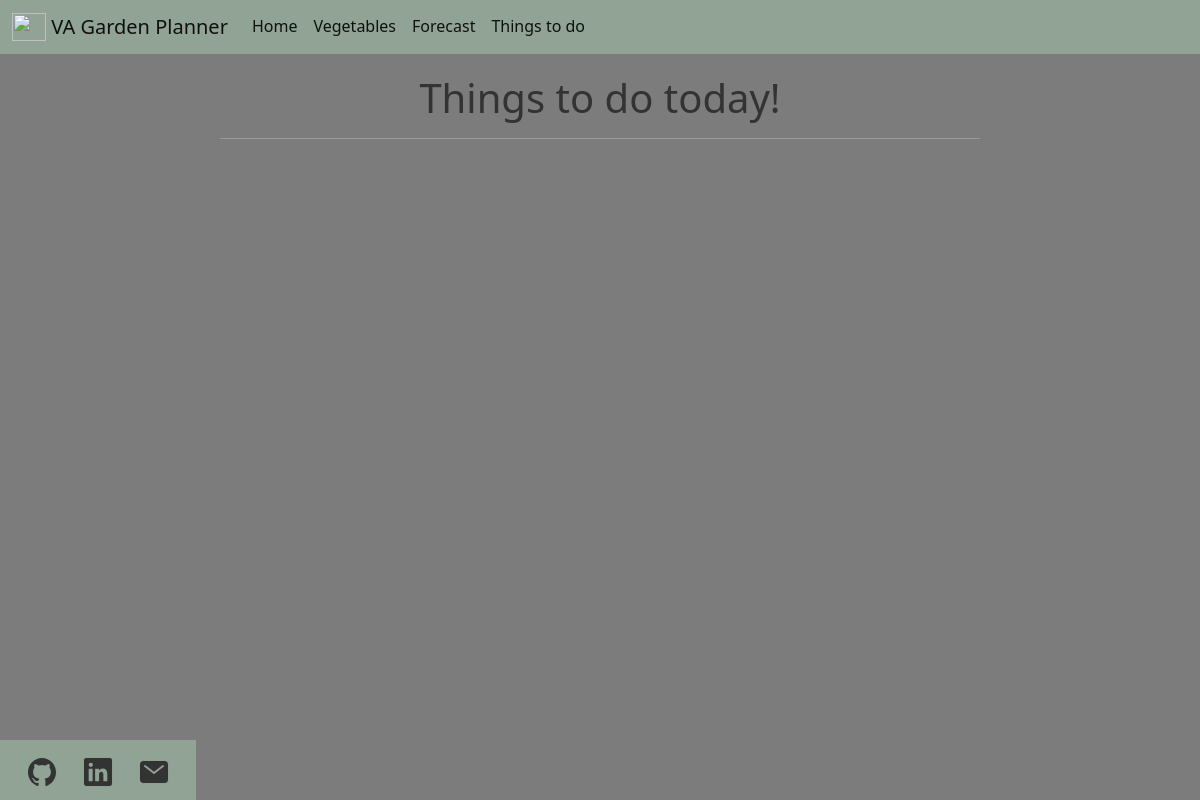
/todays-tasks, run on an earlier commit of the app's database.
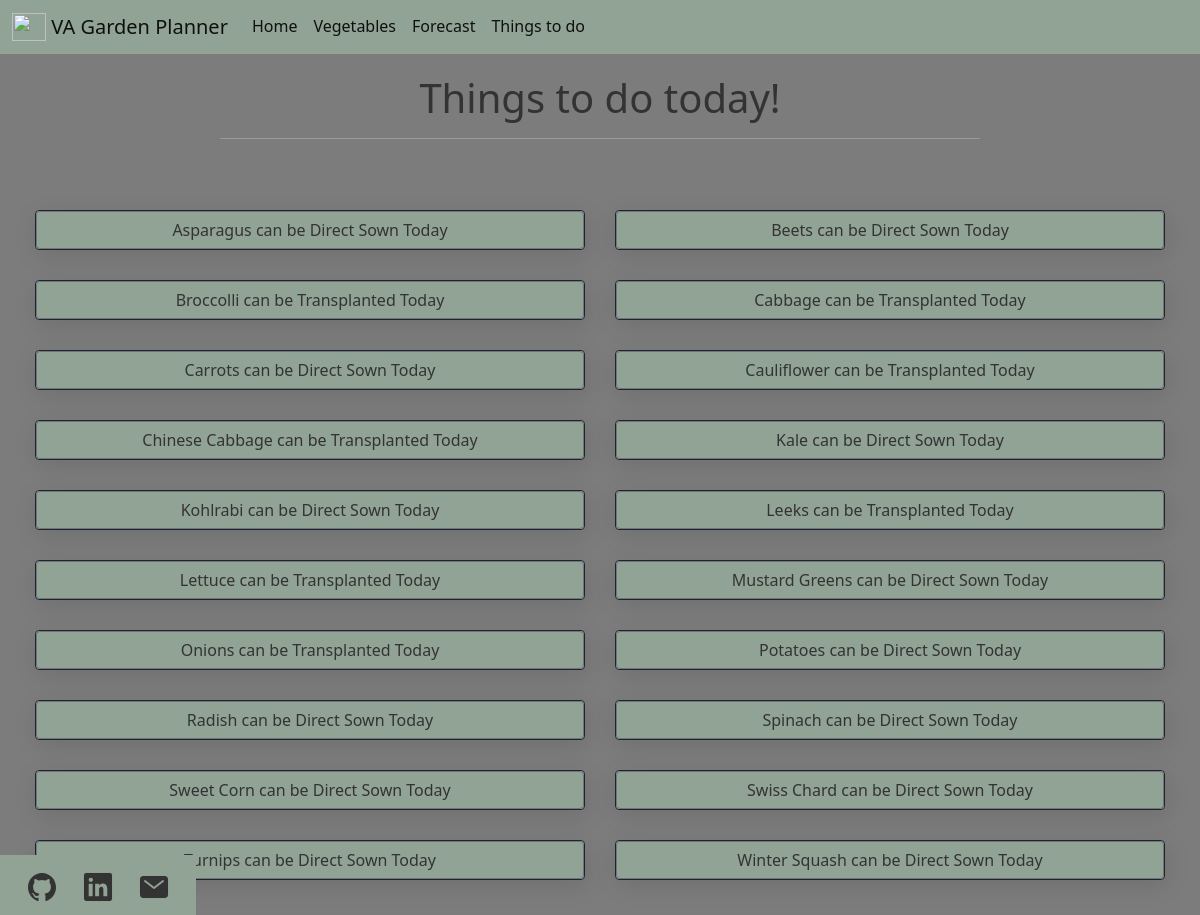
And on a later commit of the database.
### app.py (models this page shows)
class Garden_DB(db.Model):
    id = db.Column(db.Integer, primary_key=True)
    vegetable = db.Column(db.String(200), nullable=False)
    sow_type = db.Column(db.String)  # Direct, Indoors, key used to filter later
    harvest_days = db.Column(db.Integer)  # How many days to harvest
    plant_spacing = db.Column(db.Integer)  # Inches between plants
    seed_depth = db.Column(db.Integer)  # Inches for seed depth
    sow_window_start = db.Column(db.String)  # Window to sow, regardless of sow type
    sow_window_end = db.Column(db.String)  # Window to sow, regardless of sow type
    transplant_window_start = db.Column(db.String)  # Window to transplant if applicable
    transplant_window_end = db.Column(db.String)  # Window to transplant if applicable
    harvest_window_start = db.Column(db.String)  # Window to harvest
    harvest_window_end = db.Column(db.String)  # Window to harvest
    vegetable_picture_url = db.Column(db.String)  # Public URL for vegetable picture
    date_created = db.Column(db.DateTime, default=datetime.utcnow)

### app.py (the view)
@app.route("/todays-tasks", methods=["GET"])
def display_tasks():
    today = date.today()
    vegetable_list = Garden_DB.query.order_by(Garden_DB.vegetable).all()
    render_task_dict = {}
    for item in vegetable_list:
        sow_type = item.sow_type
        if sow_type == "Direct":
            window_start = item.sow_window_start
            window_end = item.sow_window_end
            window_start_transfrom = datetime.strptime(window_start, "%Y-%m-%d").date()
            window_end_transfrom = datetime.strptime(window_end, "%Y-%m-%d").date()
        else:
            window_start = item.transplant_window_start
            window_end = item.transplant_window_end
            window_start_transfrom = datetime.strptime(window_start, "%Y-%m-%d").date()
            window_end_transfrom = datetime.strptime(window_end, "%Y-%m-%d").date()
        harvest_window_start = item.harvest_window_start
        harvest_window_end = item.harvest_window_end
        harvest_start_transfrom = datetime.strptime(
            harvest_window_start, "%Y-%m-%d"
        ).date()
        harvest_end_transfrom = datetime.strptime(harvest_window_end, "%Y-%m-%d").date()
        if window_start_transfrom <= today <= window_end_transfrom:
            render_task_dict[item.vegetable] = sow_type
        elif harvest_start_transfrom <= today <= harvest_end_transfrom:
            render_task_dict[item.vegetable] = "Harvest"
    return render_template("todays-tasks.html", tasks=render_task_dict)

### templates/todays-tasks.html
{% extends 'base.html' %}
{% block body %}
<section class="container">
    <h1>Things to do today!</h1>
    <hr>
</section>
<section class="flex-container">
    {% for key, value in tasks.items() %}
    <div class="col-lg-6 col-md-6 col-sm-6 col-xs-6">
        <div class="card border border-dark">
            {% if value == "Direct" %}
            <a href="/list/{{ key }}" class="btn btn-secondary" role="button"> {{ key }} can be Direct Sown Today
            </a>
            {% elif value == "Transplant" %}
            <a href="/list/{{ key }}" class="btn btn-secondary" role="button"> {{ key }} can be Transplanted Today
            </a>
            {% elif value == "Harvest" %}
            <a href="/list/{{ key }}" class="btn btn-secondary" role="button"> {{ key }} can be Harvested Today
            </a>
            {% endif %}
        </div>
    </div>
    {% endfor %}
</section>
{% endblock %}

What changed in the data, as far as the page shows it:
now on this page (row edited): Garden_DB: vegetable "Asparagus"
now on this page (row edited): Garden_DB: vegetable "Beets"
now on this page (row edited): Garden_DB: vegetable "Broccolli"
now on this page (row edited): Garden_DB: vegetable "Cabbage"
now on this page (row edited): Garden_DB: vegetable "Carrots"
now on this page (row edited): Garden_DB: vegetable "Cauliflower"
now on this page (row edited): Garden_DB: vegetable "Chinese Cabbage"
now on this page (row edited): Garden_DB: vegetable "Kale"
now on this page (row edited): Garden_DB: vegetable "Kohlrabi"
now on this page (row edited): Garden_DB: vegetable "Leeks"
now on this page (row edited): Garden_DB: vegetable "Lettuce"
now on this page (row edited): Garden_DB: vegetable "Mustard Greens"
now on this page (row edited): Garden_DB: vegetable "Onions"
now on this page (row edited): Garden_DB: vegetable "Potatoes"
now on this page (row edited): Garden_DB: vegetable "Radish"
now on this page (row edited): Garden_DB: vegetable "Spinach"
now on this page (row edited): Garden_DB: vegetable "Sweet Corn"
now on this page (row edited): Garden_DB: vegetable "Swiss Chard"
now on this page (row edited): Garden_DB: vegetable "Turnips"
now on this page (row edited): Garden_DB: vegetable "Winter Squash"
